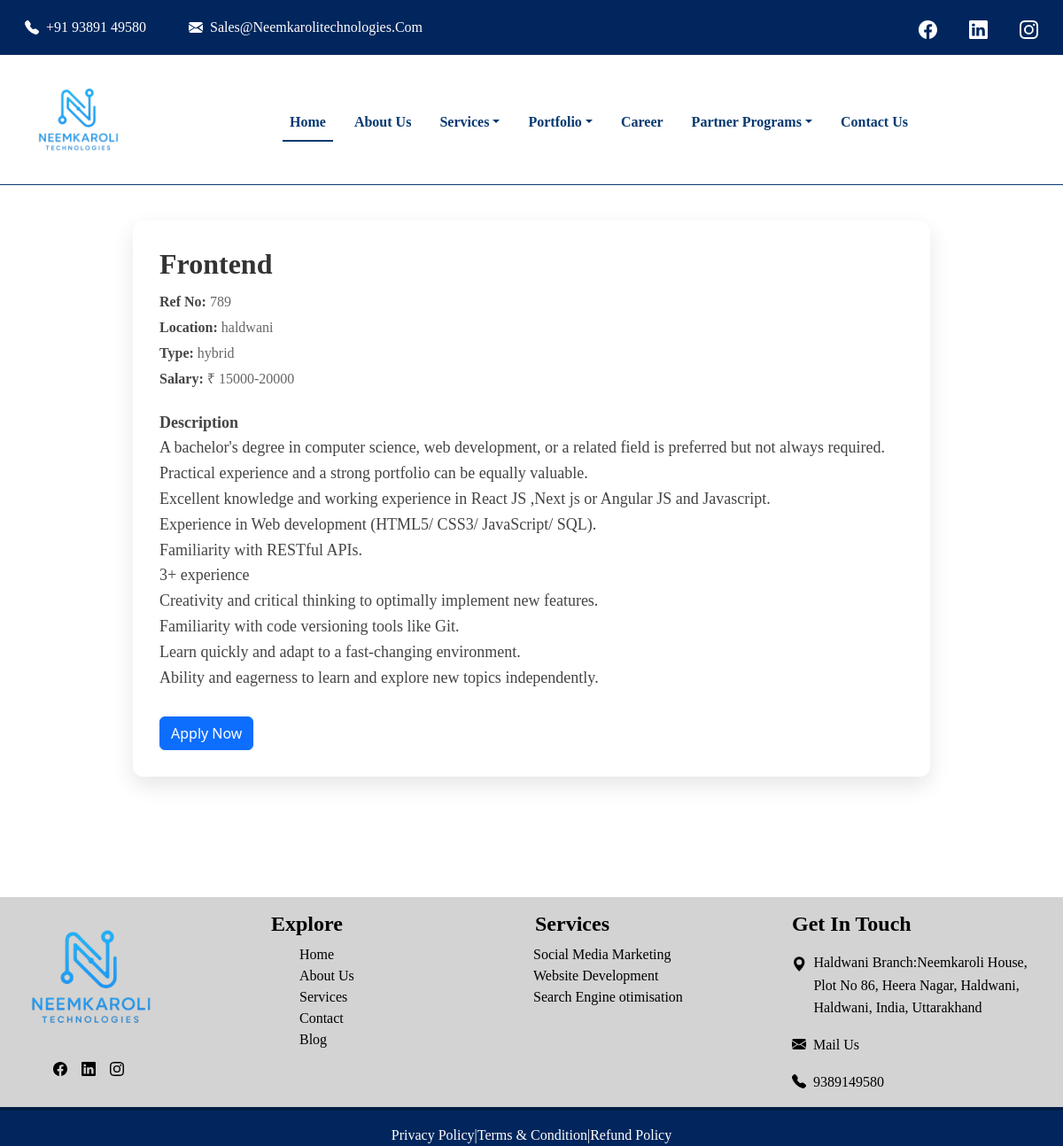
/app/job/5/, run on the app's committed database.
### my_app/models.py (models this page shows, shortened)
class JobPost(models.Model):
    title = models.CharField(max_length=255)
    location = models.CharField(max_length=100)
    experience = models.CharField(max_length=50)
    job_type = models.CharField(max_length=20, choices=JOB_TYPE_CHOICES)
    salary = models.CharField(max_length=100, blank=True, null=True)
    description = models.TextField()
    posted_on = models.DateField(auto_now_add=True)
    reference_number = models.CharField(max_length=100, unique=True, null=True, blank=True)

### my_app/views.py (the view)
# urls.py: path('job/<int:pk>/', views.job_detail, name='job_detail'),
def job_detail(request, pk):
    job = get_object_or_404(JobPost, pk=pk)
    return render(request, 'my_app/job_detail.html', {'job': job})

### my_app/templates/my_app/job_detail.html (shortened to what this page needs)
{% extends 'layout.html' %}
{% block content %}
  <div class="job-detail-container">
    <h1 class="job-title">{{ job.title }}</h1>
    <div class="job-meta">
      <strong>Ref No:</strong> {{ job.reference_number }}<br />
      <strong>Location:</strong> {{ job.location }} <br />
      <strong>Type:</strong> {{ job.job_type }} <br />
      <strong>Salary:</strong> {{ job.salary|default:'Not disclosed' }}
    </div>
    <div class="job-description">
      <strong>Description</strong><br />
      {{ job.description|linebreaks }}
    </div>
    <button type="button" class="btn btn-primary" data-bs-toggle="modal" data-bs-target="#applyModal">Apply Now</button>
  </div>
{% endblock %}

### templates/layout.html (style rules this page uses)
body { margin: 0px; padding: 0px; }
* { margin: 0px; padding: 0px; font-family: Georgia, 'Times New Roman', Times, serif; }

### my_app/templates/my_app/job_detail.html (style rules this page uses)
.job-detail-container { max-width: 900px; margin: 40px auto; padding: 30px; background: #fff; border-radius: 12px; box-shadow: 0 10px 25px rgba(0, 0, 0, 0.1); font-family: 'Segoe UI', sans-serif; }
.job-title { font-size: 32px; font-weight: 700; color: #333; margin-bottom: 10px; }
.job-meta { font-size: 16px; color: #666; margin-bottom: 20px; line-height: 1.8; }
.job-meta strong { color: #444; }
.job-description { font-size: 18px; line-height: 1.6; color: #444; margin-bottom: 30px; }

### data on the page
JobPost: title "Frontend", reference_number "789", location "haldwani", job_type "hybrid", salary "₹ 15000-20000", description "A bachelor's degree in computer science, web development, or a related field is preferred but not always required. Practical experience and a strong portfolio can be equally valuable. Excellent knowledge and working experience in React JS ,Next js or Angular JS and Javascript. Experience in Web development (HTML5/ CSS3/ JavaScript/ SQL). Familiarity with RESTful APIs. 3+ experience Creativity and critical thinking to optimally implement new features. Familiarity with code versioning tools like Git. Learn quickly and adapt to a fast-changing environment. Ability and eagerness to learn and explore new topics independently."
